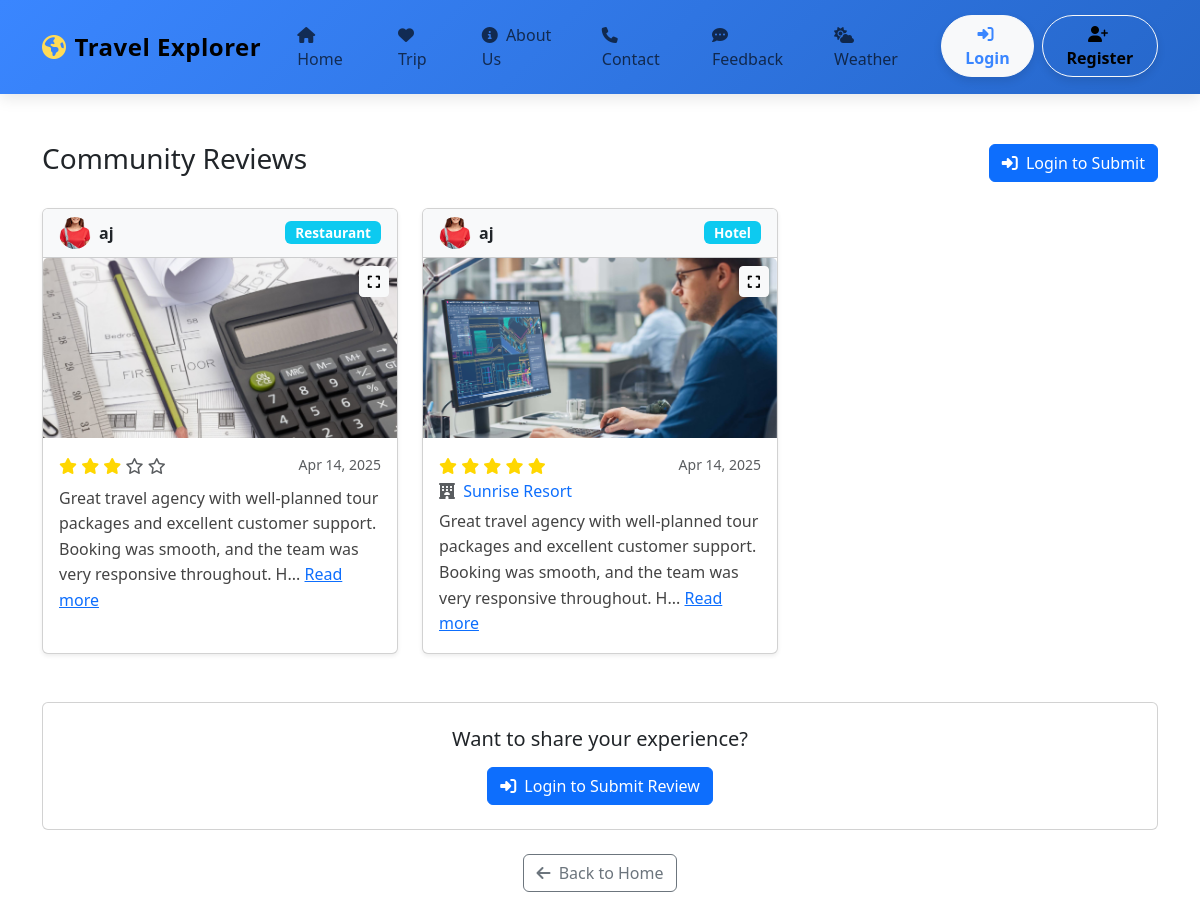
The page /accounts/feedback/ on the database as committed earlier.
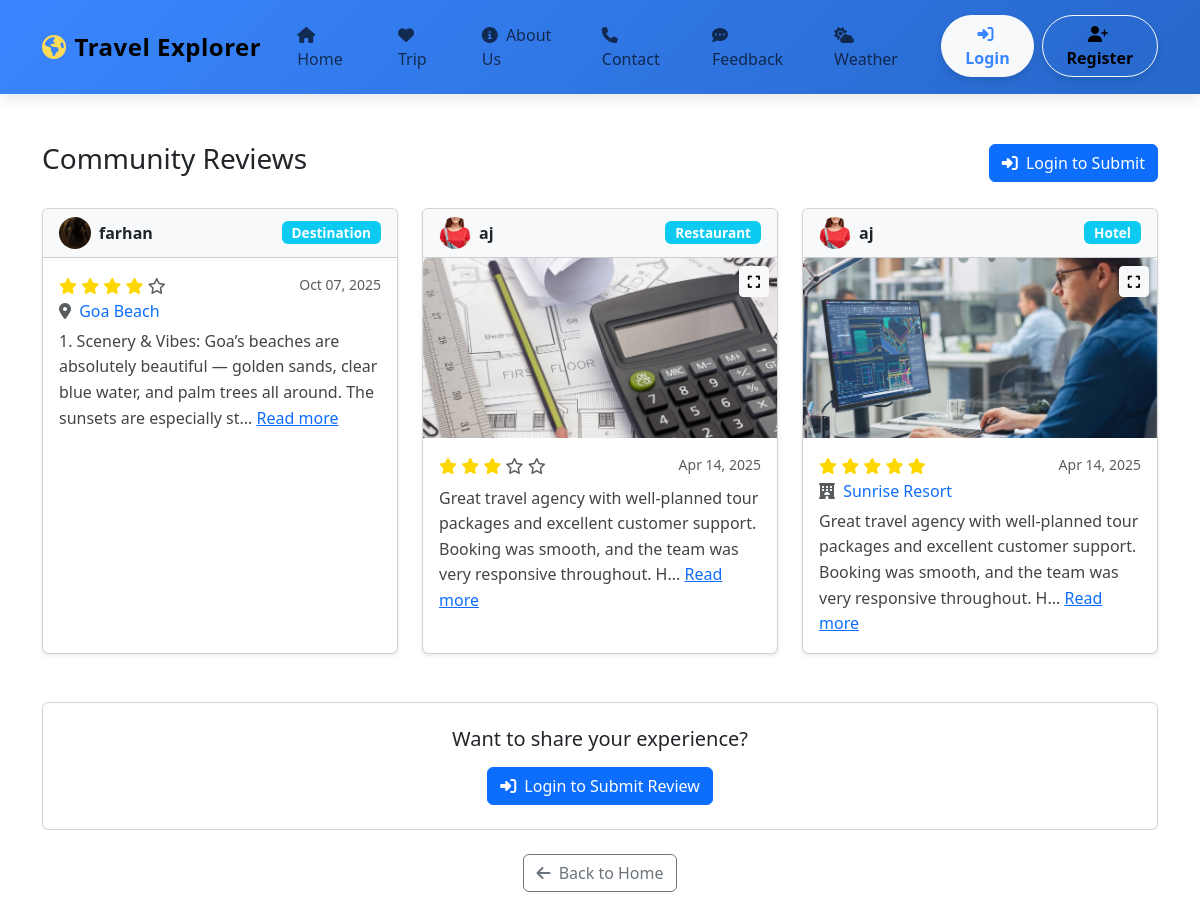
The same page on the database as committed later.
### accounts/models.py (models this page shows, shortened)
class Feedback(models.Model):
    RATING_CHOICES = [
        (1, '1 - Poor'),
        (2, '2 - Fair'),
        (3, '3 - Good'),
        (4, '4 - Very Good'),
        (5, '5 - Excellent')
    ]
    STATUS_CHOICES = [
        ('pending', 'Pending'),
        ('reviewed', 'Reviewed'),
        ('resolved', 'Resolved')
    ]
    ENTITY_TYPE_CHOICES = [
        ('destination', 'Destination'),
        ('hotel', 'Hotel'),
        ('restaurant', 'Restaurant'),
        ('activity', 'Activity')
    ]
    user = models.ForeignKey(User, on_delete=models.CASCADE, related_name='feedback')
    subject = models.CharField(max_length=100)
    message = models.TextField()
    rating = models.IntegerField(choices=RATING_CHOICES, default=3)
    status = models.CharField(max_length=20, choices=STATUS_CHOICES, default='pending')
    created_at = models.DateTimeField(auto_now_add=True)
    updated_at = models.DateTimeField(auto_now=True)
    admin_response = models.TextField(blank=True, null=True)
    response_date = models.DateTimeField(blank=True, null=True)
    entity_type = models.CharField(max_length=20, choices=ENTITY_TYPE_CHOICES, default='destination')
    entity_id = models.IntegerField(blank=True, null=True)
    photos = models.ImageField(upload_to='feedback_photos/', null=True, blank=True)
    is_verified = models.BooleanField(default=False)
    class Meta:
        ordering = ['-created_at']

class UserProfile(models.Model):
    GENDER_CHOICES = [
        ('M', 'Male'),
        ('F', 'Female'),
        ('O', 'Other'),
    ]
    LANGUAGE_CHOICES = [
        ('EN', 'English'),
        ('ES', 'Spanish'),
        ('FR', 'French'),
        ('DE', 'German'),
        ('ZH', 'Chinese'),
        ('JA', 'Japanese'),
        ('AR', 'Arabic'),
        ('HI', 'Hindi'),
    ]
    TRAVEL_PREFERENCES = [
        ('adventure', 'Adventure'),
        ('culture', 'Culture'),
        ('family', 'Family'),
        ('solo', 'Solo'),
        ('relaxation', 'Relaxation'),
        ('food', 'Food & Culinary'),
        ('eco', 'Eco-Tourism'),
        ('luxury', 'Luxury'),
    ]
    BUDGET_CHOICES = [
        ('low', 'Low'),
        ('medium', 'Medium'),
        ('high', 'High'),
    ]
    ACCOUNT_STATUS = [
        ('active', 'Active'),
        ('suspended', 'Suspended'),
    ]
    user = models.OneToOneField(User, on_delete=models.CASCADE, related_name='profile')
    full_name = models.CharField(max_length=100)
    gender = models.CharField(max_length=1, choices=GENDER_CHOICES, blank=True)
    date_of_birth = models.DateField(null=True, blank=True)
    preferred_language = models.CharField(max_length=2, choices=LANGUAGE_CHOICES, default='EN')
    travel_preferences = models.CharField(max_length=20, choices=TRAVEL_PREFERENCES, default='adventure')
    travel_history = models.TextField(blank=True)
    budget_range = models.CharField(max_length=10, choices=BUDGET_CHOICES, default='medium')
    current_latitude = models.FloatField(null=True, blank=True)
    current_longitude = models.FloatField(null=True, blank=True)
    profile_picture = models.ImageField(upload_to='profile_pics/', null=True, blank=True)
    account_status = models.CharField(max_length=10, choices=ACCOUNT_STATUS, default='active')
    is_verified = models.BooleanField(default=False)

### hotels/models.py (models this page shows, shortened)
class Hotel(models.Model):
    place = models.ForeignKey(Place, on_delete=models.CASCADE, related_name='hotels')
    name = models.CharField(max_length=255)
    location = models.CharField(max_length=255)
    latitude = models.FloatField()
    longitude = models.FloatField()
    image = models.ImageField(upload_to='hotels/')
    description = models.TextField(default="No description available.")  # Default text for description
    price = models.DecimalField(max_digits=10, decimal_places=2, default=0.0)  # Ensure price is numeric

class Place(models.Model):
    name = models.CharField(max_length=255, unique=True)
    description = models.TextField()
    latitude = models.FloatField()
    longitude = models.FloatField()
    image = models.ImageField(upload_to='places/')

### accounts/views.py (the view)
# urls.py: path('feedback/', feedback_list, name='feedback_list'),
def feedback_list(request):
    all_feedback = Feedback.objects.all()
    user_feedback = []
    if request.user.is_authenticated:
        user_feedback = Feedback.objects.filter(user=request.user)
    from hotels.models import Place, Hotel
    places = Place.objects.all()
    hotels = Hotel.objects.all()
    context = {
        'all_feedback': all_feedback,
        'user_feedback': user_feedback,
        'places': places,
        'hotels': hotels
    }
    return render(request, 'accounts/feedback_list.html', context)

### templates/accounts/feedback_list.html (shortened to what the changed rows need)
{% extends 'hotels/header.html' %}
{% block content %}
<div class="container my-5">
    <div class="row">
        <div class="col-lg-12">
            <div class="d-flex justify-content-between align-items-center mb-4">
                <h1 class="h3">Community Reviews</h1>
            </div>
            <section class="mb-5">
                {% if all_feedback %}
                    <div class="row g-4">
                        {% for feedback in all_feedback %}
                            <div class="col-md-6 col-lg-4">
                                <div class="card h-100 shadow-sm hover-shadow">
                                    <div class="card-header bg-light d-flex justify-content-between align-items-center">
                                        <div class="d-flex align-items-center">
                                            {% if feedback.user.profile.profile_picture %}
                                                <img src="{{ feedback.user.profile.profile_picture.url }}" class="rounded-circle me-2" style="width: 32px; height: 32px; object-fit: cover;" alt="{{ feedback.user.username }}">
                                            {% else %}
                                                <div class="rounded-circle bg-primary text-white d-flex align-items-center justify-content-center me-2" style="width: 32px; height: 32px;">
                                                    <i class="fas fa-user"></i>
                                                </div>
                                            {% endif %}
                                            <span class="fw-bold">{{ feedback.user.username }}</span>
                                        </div>
                                        <span class="badge bg-info">
                                            {{ feedback.get_entity_type_display }}
                                        </span>
                                    </div>
                                    {% if feedback.photos %}
                                        <div class="position-relative">
                                            <img src="{{ feedback.photos.url }}" class="card-img-top" style="height: 180px; object-fit: cover;" alt="Review Photo">
                                            <div class="position-absolute top-0 end-0 m-2">
                                                <a href="{{ feedback.photos.url }}" target="_blank" class="btn btn-sm btn-light" title="View full image">
                                                    <i class="fas fa-expand"></i>
                                                </a>
                                            </div>
                                        </div>
                                    {% endif %}
                                    <div class="card-body">
                                        <div class="d-flex justify-content-between mb-2">
                                            <div>
                                                {% for i in "12345" %}
                                                    {% if forloop.counter <= feedback.rating %}
                                                        <i class="fas fa-star text-warning"></i>
                                                    {% else %}
                                                        <i class="far fa-star text-muted"></i>
                                                    {% endif %}
                                                {% endfor %}
                                            </div>
                                            <small class="text-muted">{{ feedback.created_at|date:"M d, Y" }}</small>
                                        </div>
                                        {% if feedback.entity_type == 'destination' and feedback.entity_id %}
                                            <h6 class="card-subtitle mb-2 text-muted">
                                                <i class="fas fa-map-marker-alt me-1"></i>
                                                {% for place in places %}
                                                    {% if place.id == feedback.entity_id %}
                                                        <a href="{% url 'place_details' place.id %}" class="text-decoration-none">{{ place.name }}</a>
                                                    {% endif %}
                                                {% endfor %}
                                            </h6>
                                        {% elif feedback.entity_type == 'hotel' and feedback.entity_id %}
                                            <h6 class="card-subtitle mb-2 text-muted">
                                                <i class="fas fa-hotel me-1"></i>
                                                {% for hotel in hotels %}
                                                    {% if hotel.id == feedback.entity_id %}
                                                        <a href="{% url 'hotel_details' hotel.id %}" class="text-decoration-none">{{ hotel.name }}</a>
                                                    {% endif %}
                                                {% endfor %}
                                            </h6>
                                        {% endif %}
                                        <p class="card-text">
                                            {% if feedback.message|length > 150 %}
                                                {{ feedback.message|slice:":150" }}...
                                                <a href="#" class="read-more-link text-primary" data-bs-toggle="modal" data-bs-target="#reviewModal{{ feedback.id }}">Read more</a>
                                            {% else %}
                                                {{ feedback.message }}
                                            {% endif %}
                                        </p>
                                    </div>
                                </div>
                            </div>
                        {% endfor %}
                    </div>
                {% endif %}
            </section>
        </div>
    </div>
</div>
{% endblock %}

Rows that differ between the two databases and show on the page:
added Feedback: user.profile.profile_picture (picture), user.username "farhan", entity_type "Destination", rating 4 (drawn), created_at "Oct 07, 2025", message "1. Scenery & Vibes: Goa’s beaches are absolutely beautiful — golden sands, clear blue water, and palm trees all around. The sunsets are especially st"
now on this page (row unchanged): Place: name "Goa Beach"
